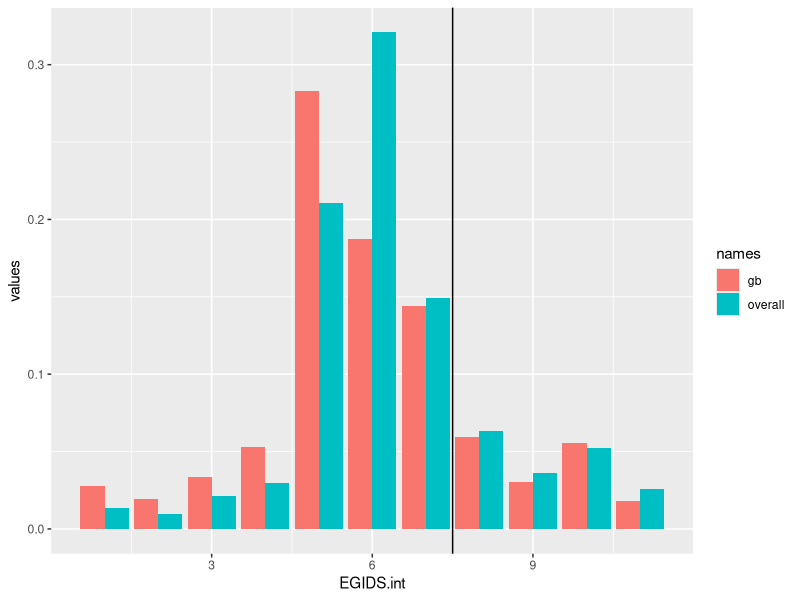
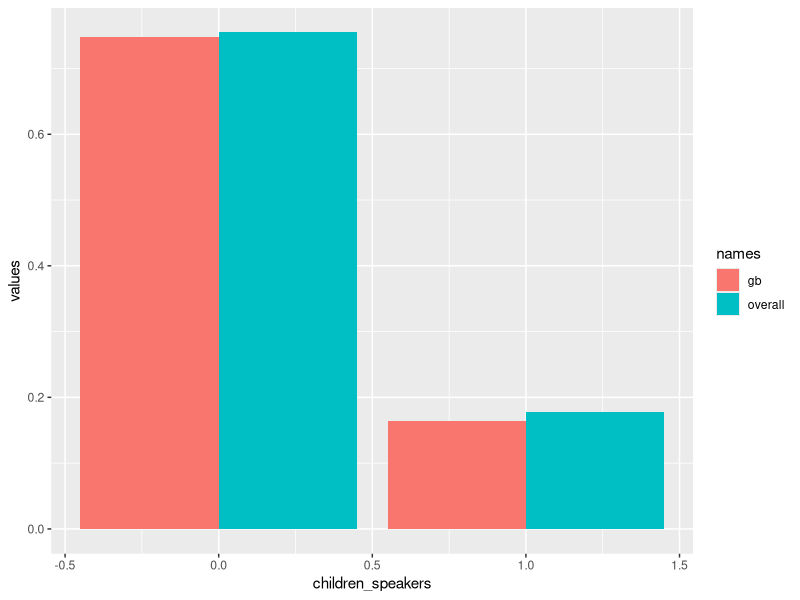

The R source for these figures, in order:
library(dplyr)
library(ggplot2)

languages = read.csv('processed_data/language_endangerment.csv')
egids_gb = read.csv('processed_data/merged_dataset.csv')

# children speakers or not
languages$children_speakers = ifelse(languages$EGIDS.int >= 8, 1, 0)
egids_gb$children_speakers = ifelse(egids_gb$EGIDS.int >= 8, 1, 0)

# For all levels of endangerment
overall_count = languages %>% 
  group_by(EGIDS.int) %>% 
  summarise(values = n() / nrow(languages))

gb_count = egids_gb %>% 
  group_by(EGIDS.int) %>% 
  summarise(values = n() / nrow(egids_gb))

df_list = list(overall = overall_count, gb = gb_count)
df = bind_rows(df_list, .id = "names")

ggplot(df, aes(y = values, x = EGIDS.int, fill = names)) + 
  geom_col(position = "dodge") + 
  geom_vline(xintercept = 7.5)

# Children speakers or not
overall_count = languages %>% 
  group_by(children_speakers) %>% 
  summarise(values = n() / nrow(languages))

gb_count = egids_gb %>% 
  group_by(children_speakers) %>% 
  summarise(values = n() / nrow(egids_gb))

df_list = list(overall = overall_count, gb = gb_count)
df = bind_rows(df_list, .id = "names")

ggplot(df, aes(y = values, x = children_speakers, fill = names)) + 
  geom_col(position = "dodge")
